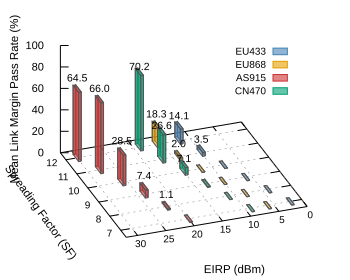

Source code (gnuplot):
set datafile separator ","

set lmargin at screen 0.25
set rmargin at screen 0.8
set bmargin at screen 0.3
set tmargin at screen 0.8

set xlabel "Spreading Factor (SF)" rotate by 306 offset 5,-0.1 font "Arial,11.5"
set ylabel "EIRP (dBm)" rotate by 0 offset -2,-0.3 font "Arial,11.5"
set zlabel "Mean Link Margin Pass Rate (%)" rotate by 90  offset 1,0 font "Arial,11.5"

set xrange [6.5:12.5]
set yrange [0:32]
set zrange [0:100]

set xtics 1 font "Arial,10"
set ytics font "Arial,10"
set ztics font "Arial,11"

set grid
set view 50,250
set xyplane at 0

set boxwidth 0.5
set boxdepth 0.47
set style fill solid 0.6 border lc rgb "0x555555"

set key at screen 1, 0.84 left top
set key spacing 0.8
set key samplen 0.8
set key width -18
set key font "Arial,10"

# Mapeamento das colunas baseado na ordem alfabética do unstack do Pandas:
# Coluna 1: sf | Coluna 2: eirp_dbm | Coluna 3: AS915 | Coluna 4: CN470 | Coluna 5: EU433 | Coluna 6: EU868
my_splot='splot \
    "average_link_margin_pass_rate_by_region_sf_eirp.csv" every ::1 using 1:2:5 with boxes lc rgb "0x4682B4" title "EU433", \
    "average_link_margin_pass_rate_by_region_sf_eirp.csv" every ::1 using 1:2:($5 > 1 ? $5 + 9 : 1/0):(sprintf("%.1f", $5)) with labels font "Arial,10.5" textcolor rgb "black" notitle, \
    \
    "average_link_margin_pass_rate_by_region_sf_eirp.csv" every ::1 using 1:2:6 with boxes lc rgb "0xE69F00" title "EU868", \
    "average_link_margin_pass_rate_by_region_sf_eirp.csv" every ::1 using 1:2:($6 > 1.5 ? $6 + 10 : 1/0):(sprintf("%.1f", $6)) with labels font "Arial,10.5" textcolor rgb "black" notitle, \
    \
    "average_link_margin_pass_rate_by_region_sf_eirp.csv" every ::1 using 1:2:3 with boxes lc rgb "0xCC3333" title "AS915", \
    "average_link_margin_pass_rate_by_region_sf_eirp.csv" every ::1 using 1:2:($3 > 1 ? $3 + 10 : 1/0):(sprintf("%.1f", $3)) with labels font "Arial,10.5" textcolor rgb "black" notitle, \
    \
    "average_link_margin_pass_rate_by_region_sf_eirp.csv" every ::1 using 1:2:4 with boxes lc rgb "0x009E73" title "CN470", \
    "average_link_margin_pass_rate_by_region_sf_eirp.csv" every ::1 using 1:($2 + 0):($4 > 1 ? $4 + 5 : 1/0):(sprintf("%.1f", $4)) with labels font "Arial,10.5" textcolor rgb "black" notitle'

set terminal pdfcairo enhanced size 3.5, 2.8
set output "link_pass_3d.pdf"
@my_splot

set terminal postscript eps enhanced color font "Arial,11" size 3.5, 2.8
set output "link_pass_3d.eps"
@my_splot

set terminal svg enhanced size 350,280 font "Arial,11"
set output "link_pass_3d.svg"
@my_splot
